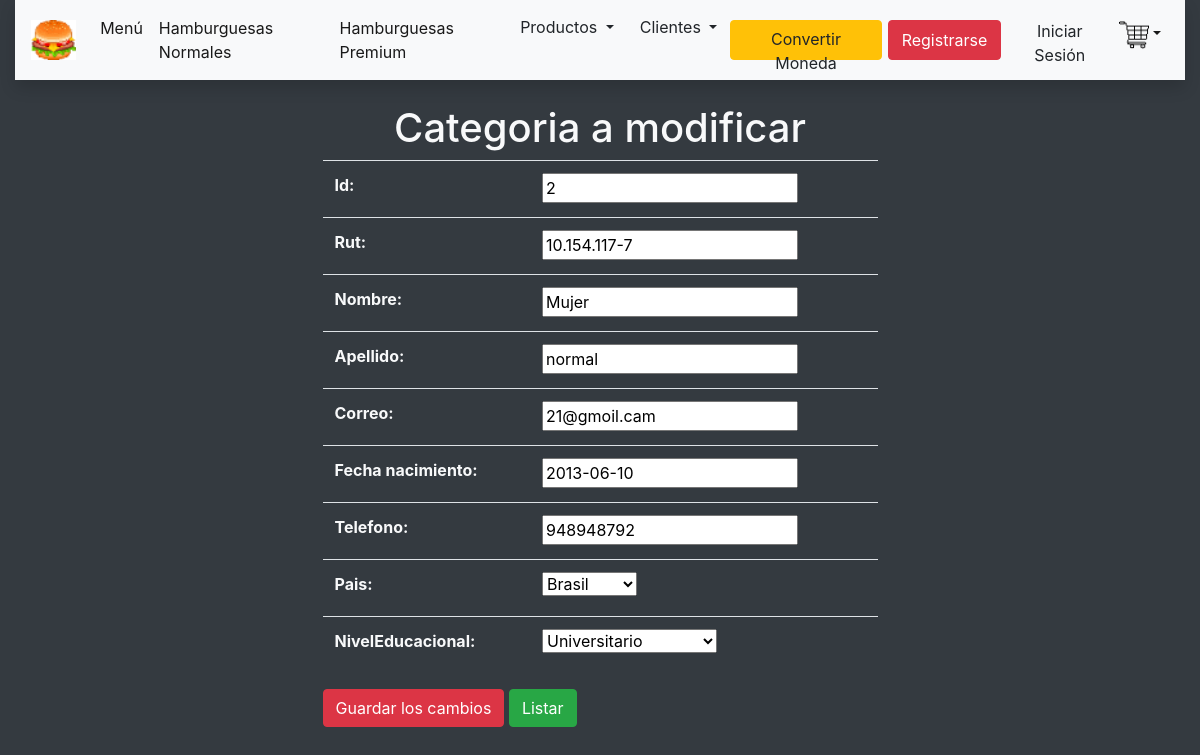
Page /modificarCliente/2 on the committed database.
### hamburgame/models.py (models this page shows, shortened)
class Pais(models.Model):
    id = models.IntegerField(primary_key = True)
    nombre_pais = models.CharField(max_length=50)
    def __str__(self):
        return self.nombre_pais

class NivelEducacional(models.Model):
    id = models.IntegerField(primary_key = True)
    nivel = models.CharField(max_length=50)
    def __str__(self):
        return self.nivel

class Cliente(models.Model):
    id          = models.IntegerField(primary_key = True)
    rut         = models.CharField(max_length=50)
    nombre      = models.CharField(max_length=50)
    apellido    = models.CharField(max_length=50)
    correo      = models.CharField(max_length=50)
    fecha_nacimiento = models.DateField(auto_now=False, auto_now_add=False)
    telefono = models.IntegerField()
    pais = models.ForeignKey(Pais, on_delete=models.CASCADE, verbose_name="Pais")
    nivel_educacional = models.ForeignKey(NivelEducacional, on_delete=models.CASCADE, verbose_name="NivelEducacional")

### hamburgame/views.py (the view)
# urls.py: path('modificarCliente/<id>', modificarCliente, name="modificarCliente"),
def modificarCliente(request, id):
    objeto = Cliente.objects.get(id = id)
    contexto = {'form' : ClienteForm(instance=objeto) }
    if request.method == 'POST':
        formulario = ClienteForm(data=request.POST, instance=objeto)
        formulario.save()
        contexto['mensaje'] = "Los datos fueron guardados"
        contexto['form'] = ClienteForm(instance=Cliente.objects.get(id = id))
    return render(request, 'modificarCliente.html', contexto)

### hamburgame/forms.py
class ClienteForm(forms.ModelForm):
    class Meta:
        model = Cliente
        fields= '__all__'

### hamburgame/templates/modificarCliente.html (shortened to what this page needs)
{% extends "plantillaBase.html" %} {% block tituloPestana %} {{ 'Modificar Cliente' }} {% endblock %} {% block titulo %} {{ 'Categoria a modificar' }} {% endblock %} {% block contenido %}
<form method="post">
    <div class="row  justify-content-center">
        <div class="col-12 col-md-6">
            <table class="table text-light">
                {{ form.as_table }}
            </table>
        </div>
    </div>
    <div class="row justify-content-center">
        <div class="col-12 col-md-6">
            <input type="submit" class="btn btn-danger" value="Guardar los cambios">
            <a href="{% url 'listarCliente' %}" class="btn btn-success">Listar</a>
        </div>
    </div>
</form>
{% endblock%}

### rows in the picture
Pais: id "2"
Cliente: rut "10.154.117-7", nombre "Mujer", apellido "normal", correo "21@gmoil.cam", fecha_nacimiento "2013-06-10", telefono "948948792", pais "Brasil", nivel_educacional "Universitario"

### other values in the picture
{{ 'Categoria a modificar' }} "Categoria a modificar"
